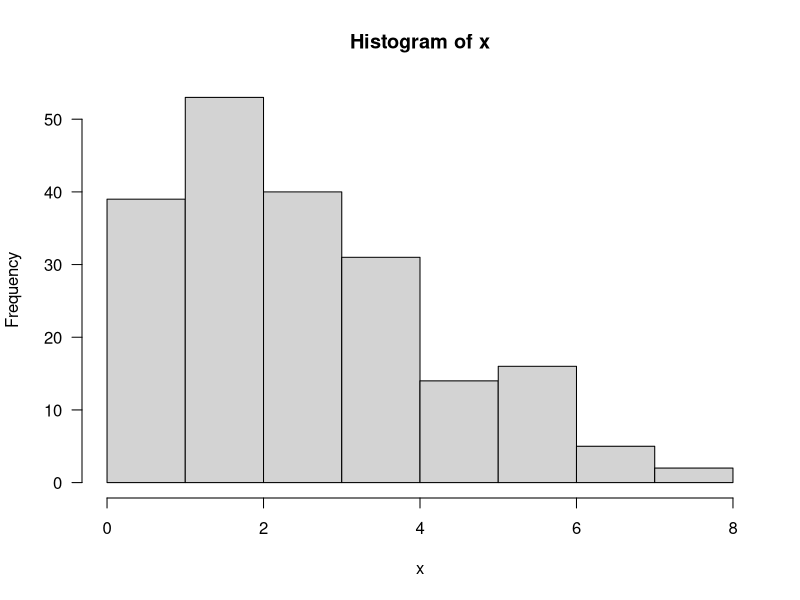
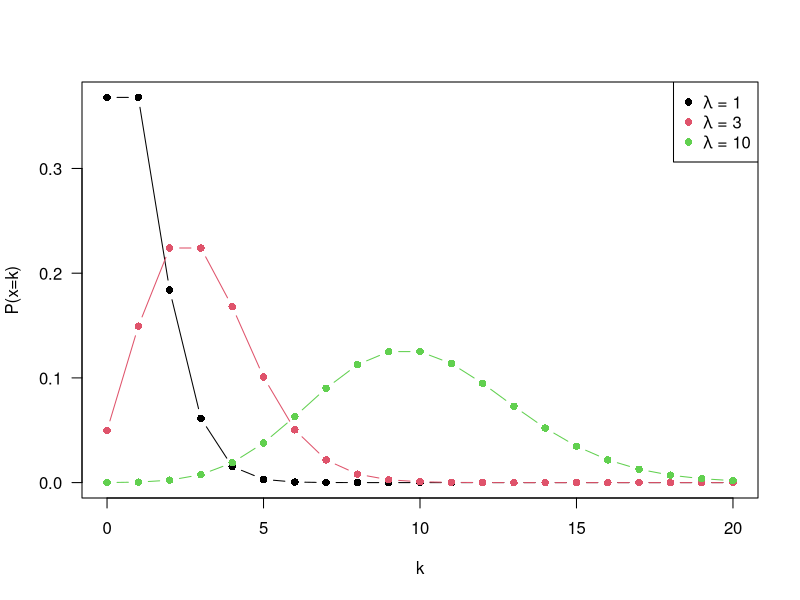
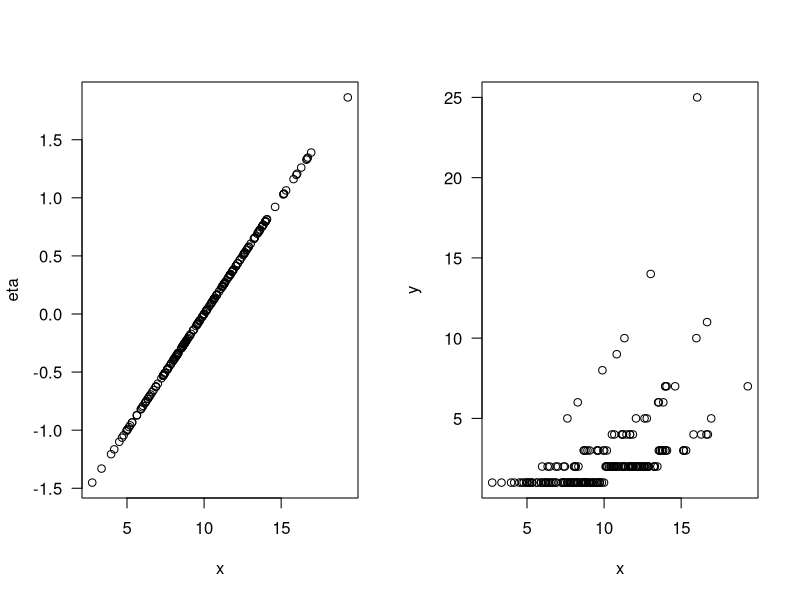
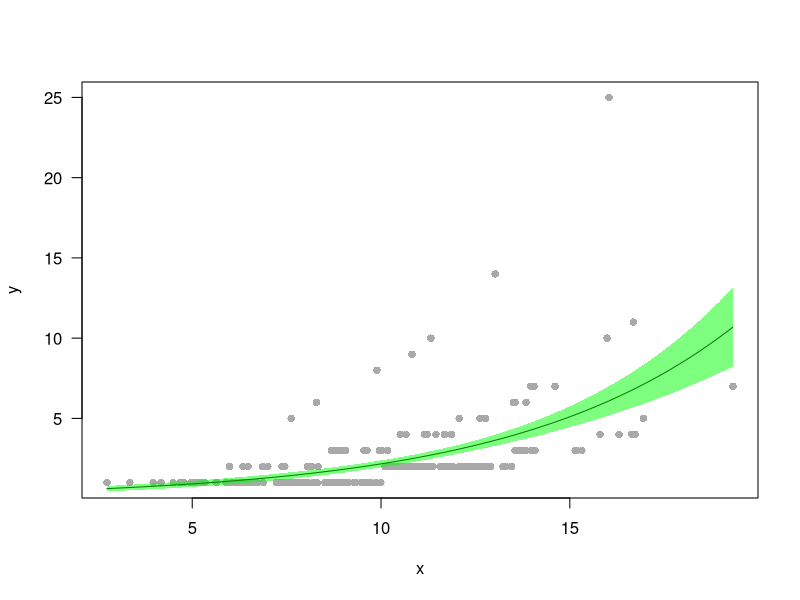

Here is the R script that generated these plots, in order: (Note: this script raises an error after producing the figures.)
# Poison and negative-binomial regression
library(MASS)

rm(list = ls())

# First, produce the data following a poisson distribution
x = rpois(200, 3)
hist(x, las=1)

x = seq(0, 20, 1)
y = dpois(x, lambda=1)
plot(x,y, type="b", las=1, xlab="k", ylab="P(x=k)", pch=16, col=1)
points(x, dpois(x, lambda=3), type="b", pch=16, col=2)
points(x, dpois(x, lambda=10), type="b", pch=16, col=3)
legend("topright", col=1:3, pch=16,
       legend=c(expression(paste(lambda, " = 1")),
                expression(paste(lambda, " = 3")),
                expression(paste(lambda, " = 10"))))

x = rnorm(200, 10, 3)
eta = -2 + 0.2*x

# Generates 200 poisson-distributed numbers with mean 0.3 (could be done in the previous step)
# take the exp - makes all values positive, then round up to nearest integer with ceiling
y = ceiling(exp(eta + rpois(200, 0.3)))

par(mfrow=c(1,2))
plot(x, eta, las=1)
plot(x, y, las=1)

# Start analysis
m = glm(y~x, family="poisson")
summary(m)

par(mfrow=c(1,1))
plot(x, y, las=1, col="darkgrey", pch=16)

xx = seq(min(x), max(x), 0.01)

# Use predict-function to make the plot
y_hat = predict(m, newdata=list(x=xx), type="response", se.fit=T)

# Plot lines of the prediction
lines(xx, y_hat$fit)
#lines(xx, y_hat$fit+1.96*y_hat$se.fit, lty=2)
#lines(xx, y_hat$fit-1.96*y_hat$se.fit, lty=2)
polygon(c(xx, rev(xx)),
        c(y_hat$fit+1.96*y_hat$se.fit,
          rev(y_hat$fit-1.96*y_hat$se.fit)),
        col = rgb(0,1,0,.5), border = FALSE)

r.squaredGLMM(m) # What does the different values mean? How can they be interpreted?
1-(m$deviance/m$null.deviance) # not sure how to interpret this either?
# My understanding (ask if it is correct):
# Null deviance = constant, the deviance if a null model was fitted to the data
# Residual deviance = chancing, becomes smaller with a model that is better at explaining the data
# So, the pseudo r-squared value becomes larger as the model is better = the residual deviance decrease

# What is the log likelihood of a model? p. 13 - what would one use this for? to choose the best model?

# Simulate overdispersed data
set.seed(1)
x = rnorm(200, 10, 3)
eta = -2 + 0.2*x
y = floor(exp(eta + rnbinom(200, 1, mu=.8))) 

par(mfrow=c(1,2))
plot(x, eta, las=1)
plot(x, y, las=1)

m = glm(y~x, family="poisson")
summary(m)

1-(m$deviance/m$null.deviance)

# using the negative binomial dispersion instead of the poisson dispersion in the model
m = glm.nb(y~x)
summary(m)
1-(m$deviance/m$null.deviance)

